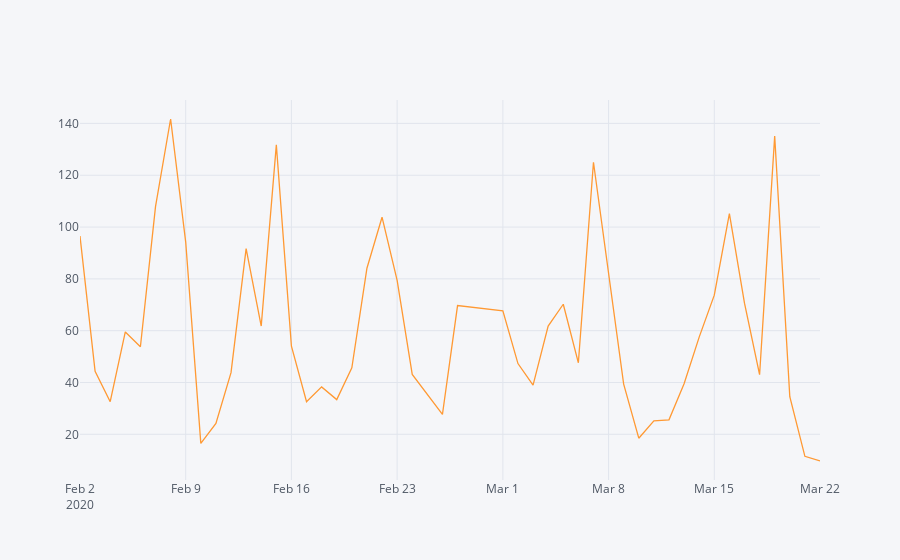

The notebook cell saved with this chart:
### Code cell
(popul 
     >> df.mutate(date_debut=pd.to_datetime(popul.date_debut))
     >> df.filter_by( X.date_debut > pd.to_datetime("2020-02-01") )
     >> df.filter_by( X.date_debut.dt.hour == 0)
     >> df.arrange( df.desc( X.date_debut ) )
     >> df.filter_by( X.nom_dept == "PARIS" )
     >> df.filter_by( X.code_station_ue == 4118.0 )
     >> df.select(X.date_debut, X.valeur ) 
     | __.set_index(__.columns[0])
).iplot()

### Figure 1 — Plotly figure (JSON) as saved in the notebook; plotly's stock layout.template omitted (floating-point values rounded to 4 significant figures)
{"data": [{"line": {"color": "rgba(255, 153, 51, 1.0)", "dash": "solid", "shape": "linear", "width": 1.3}, "mode": "lines", "name": "valeur", "text": "", "type": "scatter", "x": ["2020-03-22", "2020-03-21", "2020-03-20", "2020-03-19", "2020-03-18", "2020-03-17", "2020-03-16", "2020-03-15", "2020-03-14", "2020-03-13", "2020-03-12", "2020-03-11", "2020-03-10", "2020-03-09", "2020-03-07", "2020-03-06", "2020-03-05", "2020-03-04", "2020-03-03", "2020-03-02", "2020-03-01", "2020-02-27", "2020-02-26", "2020-02-24", "2020-02-23", "2020-02-22", "2020-02-21", "2020-02-20", "2020-02-19", "2020-02-18", "2020-02-17", "2020-02-16", "2020-02-15", "2020-02-14", "2020-02-13", "2020-02-12", "2020-02-11", "2020-02-10", "2020-02-09", "2020-02-08", "2020-02-07", "2020-02-06", "2020-02-05", "2020-02-04", "2020-02-03", "2020-02-02"], "y": [9.7, 11.5, 34.5, 135.1, 43, 70.6, 105.2, 73.7, 57.5, 39.5, 25.6, 25.2, 18.5, 39.4, 125, 47.6, 70.2, 61.8, 39, 47.3, 67.7, 69.7, 27.7, 43.1, 79.4, 103.8, 84.1, 45.7, 33.4, 38.3, 32.6, 54, 131.7, 61.8, 91.7, 43.8, 24.2, 16.5, 94.2, 141.7, 107.9, 53.8, 59.5, 32.6, 44.3, 96.5]}], "layout": {"legend": {"bgcolor": "#F5F6F9", "font": {"color": "#4D5663"}}, "paper_bgcolor": "#F5F6F9", "plot_bgcolor": "#F5F6F9", "title": {"font": {"color": "#4D5663"}}, "xaxis": {"gridcolor": "#E1E5ED", "showgrid": true, "tickfont": {"color": "#4D5663"}, "title": {"font": {"color": "#4D5663"}, "text": ""}, "zerolinecolor": "#E1E5ED"}, "yaxis": {"gridcolor": "#E1E5ED", "showgrid": true, "tickfont": {"color": "#4D5663"}, "title": {"font": {"color": "#4D5663"}, "text": ""}, "zerolinecolor": "#E1E5ED"}}}
